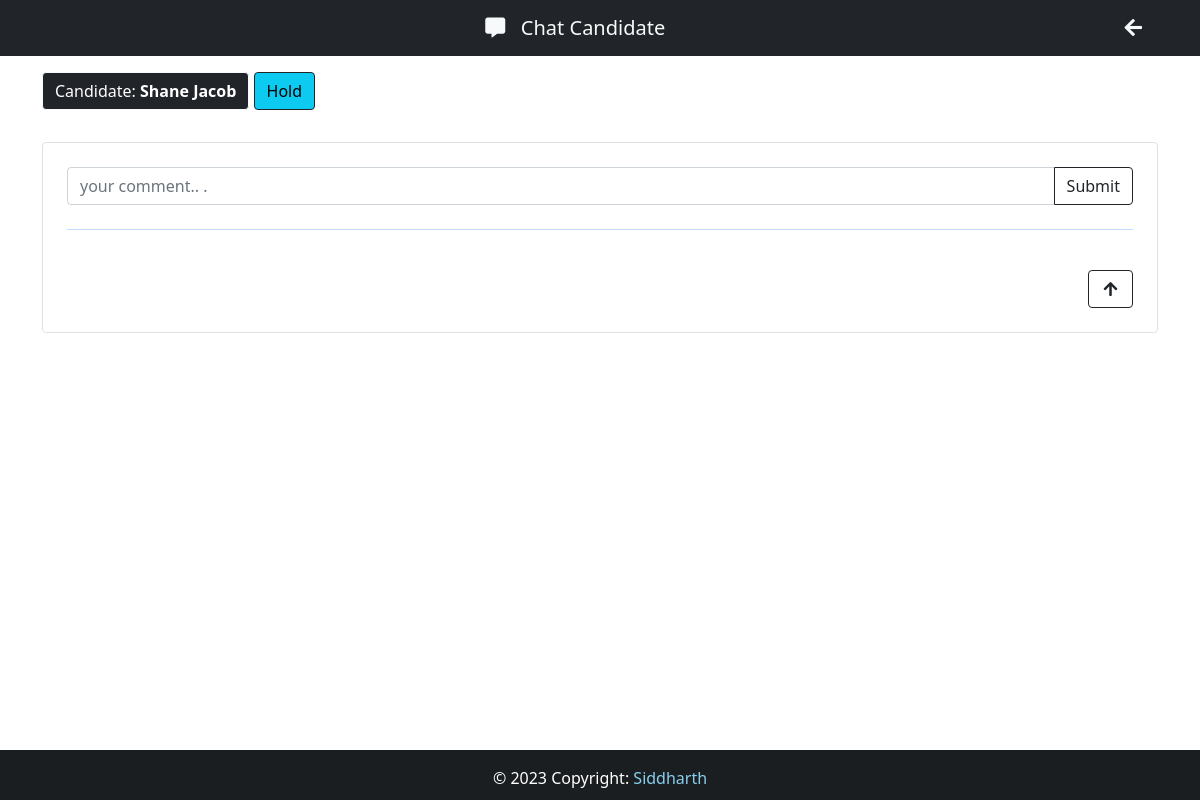
/chat_candidate/6 (signed in), run on an earlier commit of the app's database.
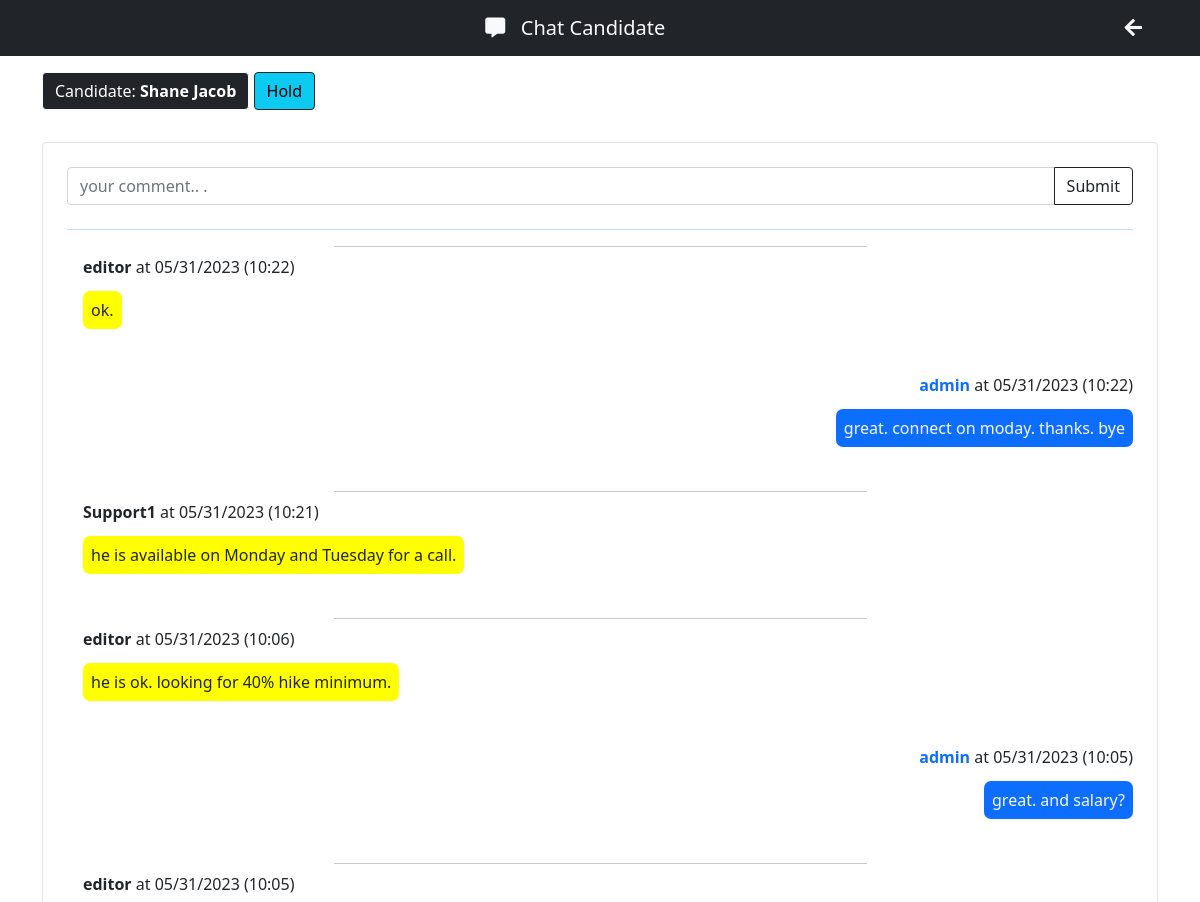
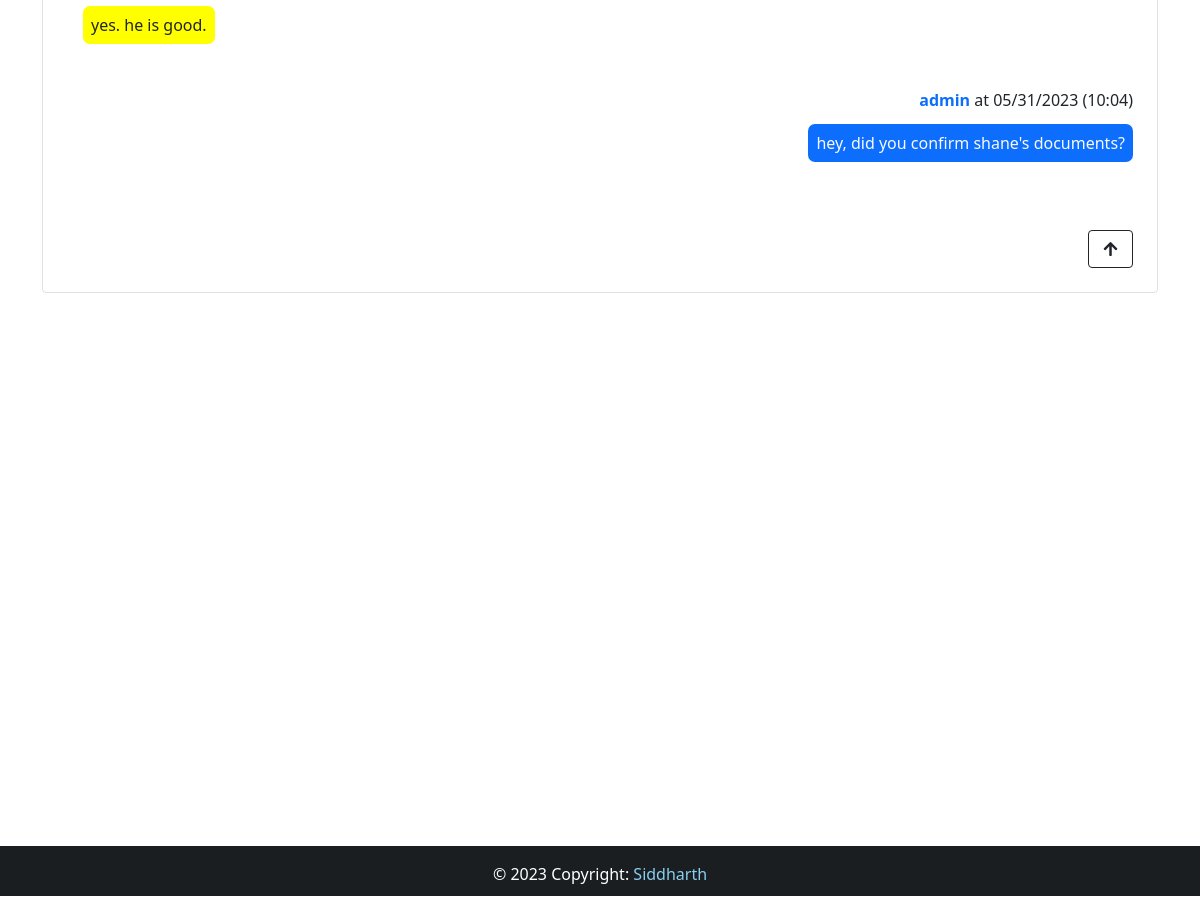
And on a later commit of the database (2 pictures, top to bottom).
### App/models.py (models this page shows, shortened)
class Candidate(models.Model):
    firstname = models.CharField(max_length=60)
    lastname = models.CharField(max_length=60)
    job = models.CharField(max_length=6)
    email = models.EmailField(max_length=100)
    birthdate = models.DateField(auto_now=False, verbose_name='Date Of Birth')
    mobile = models.CharField(max_length=10)
    education = models.CharField(max_length=100, choices=EDUCATION, null=True)
    city=models.CharField(max_length=100)
    salary = models.CharField(max_length=100, null=True)
    gender = models.CharField(max_length=6)
    cloud = models.BooleanField(null=True, default=True)
    position= models.CharField(max_length=200, choices=POSITIONS, null=True)
    experience = models.CharField(max_length=200, choices=EXPERIENCE_LEVEL, null=True)
    profile_image = models.ImageField(upload_to='ProfileImages', verbose_name='ProfileImages', blank=True, default='ProfileImages/profile.png')
    message = models.TextField()
    file = models.FileField(upload_to="Resumes", verbose_name="Resume", max_length=20000)
    created_at=models.DateTimeField(auto_now_add=True)
    app_status= models.CharField(max_length=200, null=True, choices=STATUS, default='Pending')
    company_note = models.TextField(blank=True)
    languages = MultiSelectField(choices=LANGUAGES, default='', max_length=100)
    frameworks = MultiSelectField(choices=FRAMEWORKS, default='', max_length=100)
    databases = MultiSelectField(choices=DATABASES, default='', max_length=100)
    other_skills = MultiSelectField(choices=OTHER, default='', max_length=100)
    course = models.CharField(max_length=100)
    institution = models.CharField(max_length=100)
    course_started = models.DateField(auto_now=False, auto_now_add=False,verbose_name='Start Date')
    course_finished = models.DateField(auto_now=False, auto_now_add=False, verbose_name='End date')
    course_details= models.TextField()
    course_mode = models.CharField(max_length=50, null=False, choices = COURSE_MODE)
    company = models.CharField(max_length=100)
    role = models.CharField(max_length=100)
    started_at =models.DateField(auto_now=False)
    ended_at = models.DateField(auto_now=False)
    notice_period = models.CharField(max_length=2, null=True, blank=True)
    about_role= models.TextField(null=True, blank=True)
    hybrid_office = models.BooleanField(null=True, blank=True, verbose_name="Work From Office")
    still_working = models.BooleanField(null=True, blank=True, verbose_name="Currently Working")
    project = models.URLField(max_length=250, null=True, blank=True)
    github= models.URLField(max_length=250)
    linkedin= models.URLField(max_length=250)
    portfolio= models.URLField(max_length=250, null=True, blank=True)

class Chat_candidate(models.Model):
    candidate_email = models.CharField(max_length=100)
    user = models.CharField(max_length=100)
    chat = models.CharField(max_length=500)
    date_time = models.DateTimeField(auto_now_add=True)

### App/views.py (the view)
# urls.py: path('chat_candidate/<int:id>', views.chat_candidate, name='chat_candidate')
@csrf_protect
@login_required(login_url='login')
@cache_control(no_cache=True, must_revalidate=True,no_store=True)
def chat_candidate(request, id):
    candidate = Candidate.objects.get(pk=id)
    chat_candidate = Chat_candidate.objects.all().order_by('-date_time')
    list_users = User.objects.all()
    form = Chat_candidatedForm(request.POST or None)
    if form.is_valid():
        form.save()
        return redirect('chat_candidate', id=candidate.id)
    context = {
        "form":form,
        "chat_candidate": chat_candidate,
        "list_users": list_users,
        "candidate":candidate
    }
    return render(request, 'chat_candidate.html', context)

### App/forms.py
class Chat_candidatedForm(forms.ModelForm):
    class Meta:
        model = Chat_candidate
        fields = "__all__"

### App/templates/chat_candidate.html (shortened to what this page needs)
{% extends 'base.html' %}
    {% block nav-content %}
            <a href="" id="top" class="navbar-brand flex-grid-1 flex-grow-1 text-center text-light to_center">
                <i class="fas fa-comment-alt"></i> &nbsp; Chat Candidate
            </a>
            <a href="{% url 'backend' %}" class="navbar-brand  text-light" id="btn-nav" style="float:right;">
                    <i class="fas fa-arrow-left fa-size"></i>
            </a>
    {% endblock nav-content %}
    {% block content %}
    <div class="container mb-3 mt-3 bg-gray">
                <button class="btn btn-dark border-light" style="cursor:pointer;">
                        Candidate:
                        <strong>{{ candidate.firstname}} {{candidate.lastname}}</strong>
                </button>
                <button class="btn border-dark
                {% if candidate.app_status == 'Pending' %} btn-primary
                {% elif candidate.app_status == 'Approved' %} btn-success
                {% elif candidate.app_status == 'Hold' %} btn-info
                {% else %} btn-danger
                {% endif %}"
                >
                        {{ candidate.app_status}}
                </button>
    </div>
    <div class="container mt-3 mb-5 card-chat">
        <div class="card border p-4 " id="'top">
                <form action="" method="POST">
                <div class="input-group mb-4">
                        <input type="text" name="chat" class="form-control" placeholder="your comment.. .">
                        <button class="btn btn-outline-dark" type="submit">Submit</button>
                </div>
                <hr class="text-primary border-5">
                </form>
        {% for data in chat_candidate %}
        {% if data.candidate_email == candidate.email %}
                {% for x in list_users %}
                {% if x.is_superuser %}
                        {% if data.user == x.username %}
                                {% include 'partials/from_admin.html' %}
                        {% else %}
                                {% include 'partials/from_user.html' %}
                        {% endif %}
                {% endif %}
                {% endfor %}
        {% endif %}
        {% endfor %}
<div class="text-end">
        <a href="#top" class="btn btn-outline-dark mt-4 my-btn2">
                <i class="fas fa-arrow-up"></i>
        </a>
</div>
        </div>
    </div>
{% endblock content %}

### App/templates/base.html (shortened to what this page needs)
{% load static %}
<!DOCTYPE html>
<html lang="en">
<head>
    <link href="https://cdn.jsdelivr.net/npm/bootstrap@5.0.2/dist/css/bootstrap.min.css" rel="stylesheet">
    <link rel="stylesheet" href="https://use.fontawesome.com/releases/v5.15.4/css/all.css">
    <link href={% static "css/style.css" %} rel="stylesheet">
</head>
<body class="d-flex flex-column min-vh-100">
      <header>
        <div class="navbar navbar-expand-lg navbar-dark
        {% block navbar-bg %} bg-dark  {% endblock navbar-bg %} box-shadow">
          <div class="container d-flex justify-content-between">
            {% block nav-content %}{% endblock nav-content %}
          </div>
        </div>
      </header>
      {% block content %} {% endblock content %}
    <footer class="mt-auto bg-dark text-center text-lg-start " id="footer" style="color: #fff; margin-top:150px;">
      <div class="text-center p-3" style="background-color: rgba(0, 0, 0, 0.2);">
          &copy; {% now "Y" %} Copyright:
          <a class="text-light" href="https://www.twitter.com/siddbadal" style="text-decoration: none;" target="_blank">
              <span style="color: #89cff0;">Siddharth
          </a>
      </div>
    </footer>
</body>
</html>

### App/templates/partials/from_user.html
<hr class='w-50  m-auto mb-2'>
<li class="mb-5 ms-3" style="list-style-type:none;">
    <span>
        <strong class="text-dark">
            {{data.user}}
        </strong>
        at {{ data.date_time | date:'m/d/Y (H:i)'}}
    </span> <p></p>
    <span class="p-2" style="border-radius: 7px;line-height:30px;background-color:yellow;">
        {{ data.chat}}
    </span>
</li>

### App/templates/partials/from_admin.html
<li class="mb-5 ms-3 text-end" style="list-style-type:none;">
    <span>
        <strong class="text-primary">
            {{data.user}}
        </strong>
        at {{ data.date_time | date:'m/d/Y (H:i)'}}
    </span> <p></p>
    <span class="p-2 bg-primary text-light" style="border-radius: 7px;line-height:30px;">
        {{ data.chat}}
    </span>
</li>

### App/templates/modals/logoutModal.html (shortened to what this page needs)
{% extends "modals/baseModal.html" %}

### App/templates/modals/filterModal.html (shortened to what this page needs)
{% extends "modals/baseModal.html" %}

### static/css/style.css (style rules this page uses)
html, body { height: 100%; margin: 0; max-width: 100%; overflow: hidden; }
.my-btn2 { width:45px; }
a { text-decoration: none; }
#footer, .push { height: 50px; }

### App/templates/base.html (style rules this page uses)
body { overflow: auto; }
footer { position:static; }

What changed in the data, as far as the page shows it:
added Chat_candidate: user "editor", date_time "05/31/2023 (10:22)", chat "ok."
added Chat_candidate: user "admin", date_time "05/31/2023 (10:22)", chat "great. connect on moday. thanks. bye"
added Chat_candidate: user "Support1", date_time "05/31/2023 (10:21)", chat "he is available on Monday and Tuesday for a call."
added Chat_candidate: user "editor", date_time "05/31/2023 (10:06)", chat "he is ok. looking for 40% hike minimum."
added Chat_candidate: user "admin", date_time "05/31/2023 (10:05)", chat "great. and salary?"
added Chat_candidate: user "editor", date_time "05/31/2023 (10:05)", chat "yes. he is good."
added Chat_candidate: user "admin", date_time "05/31/2023 (10:04)", chat "hey, did you confirm shane's documents?"
